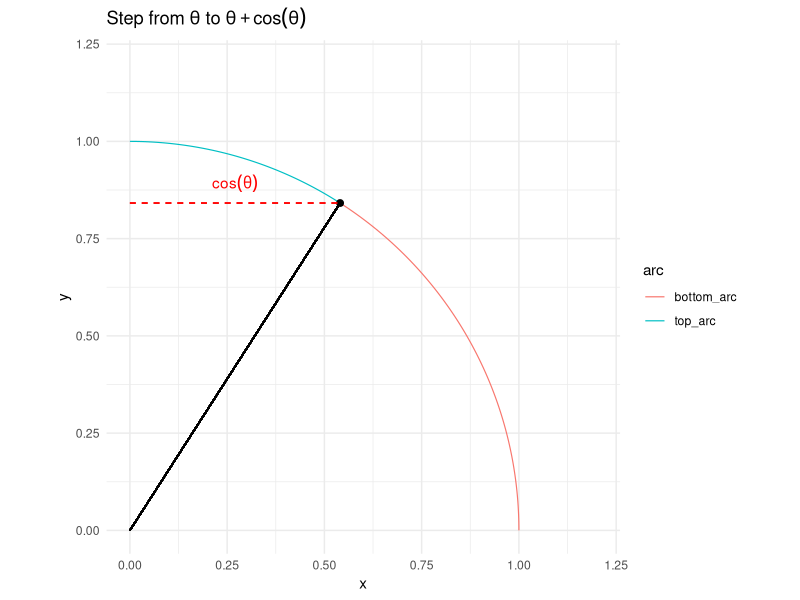
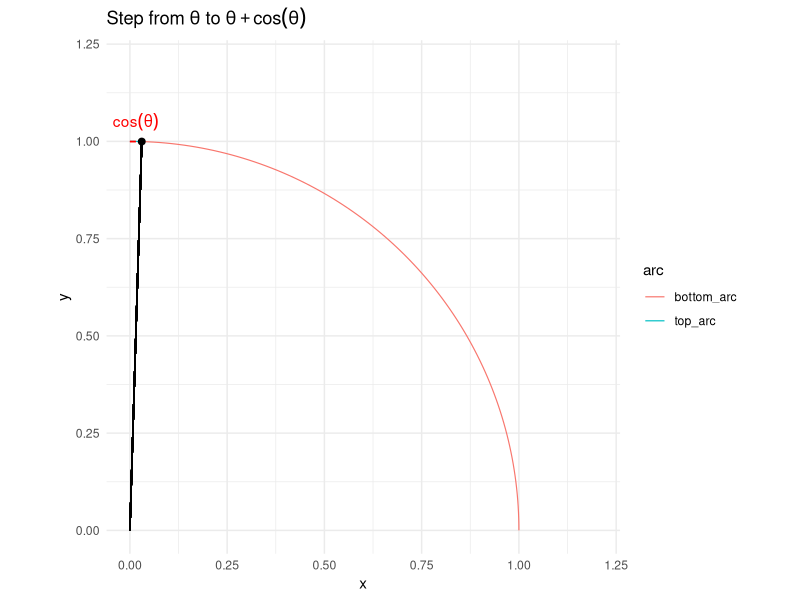
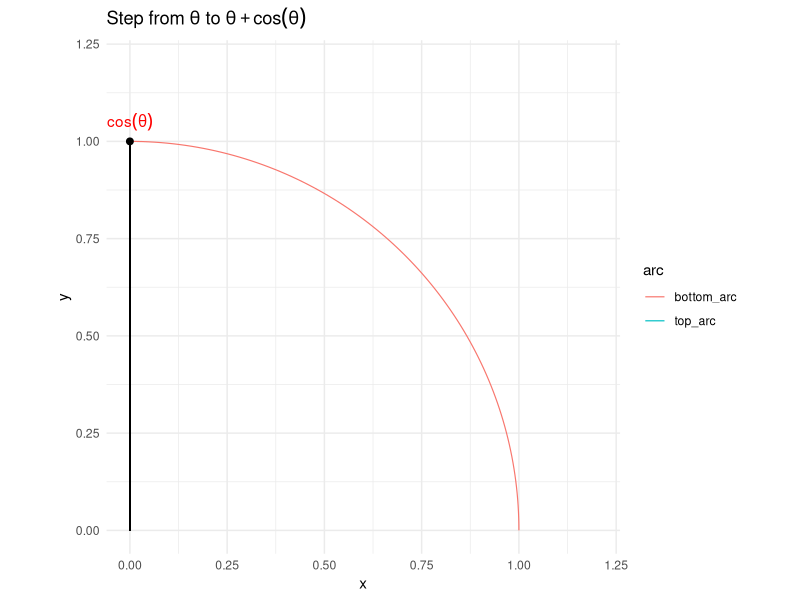
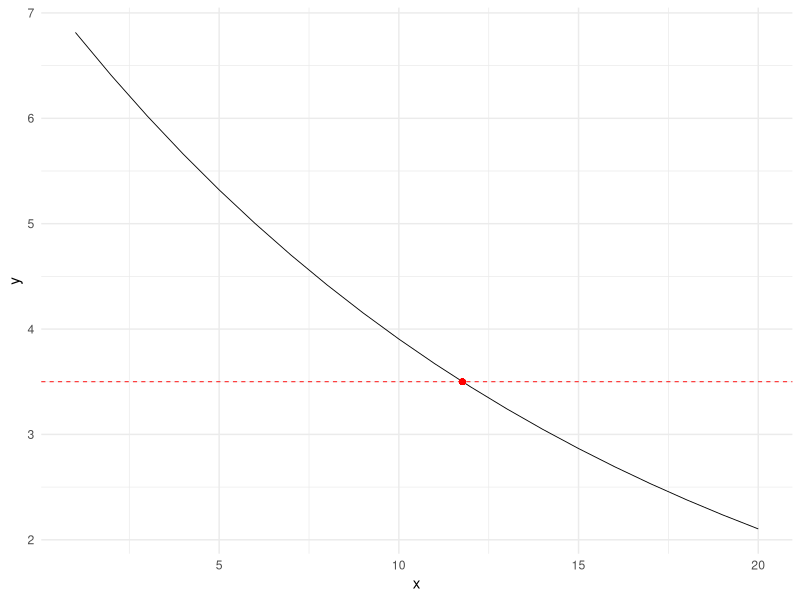
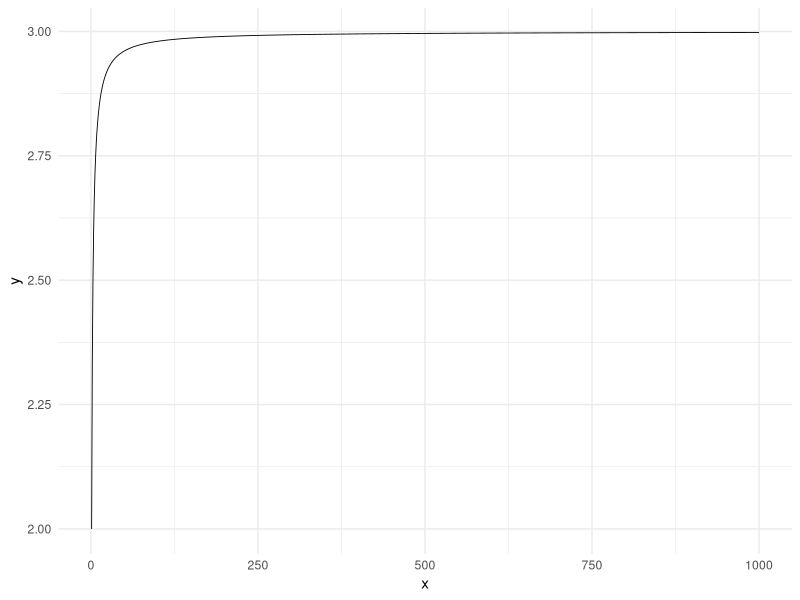
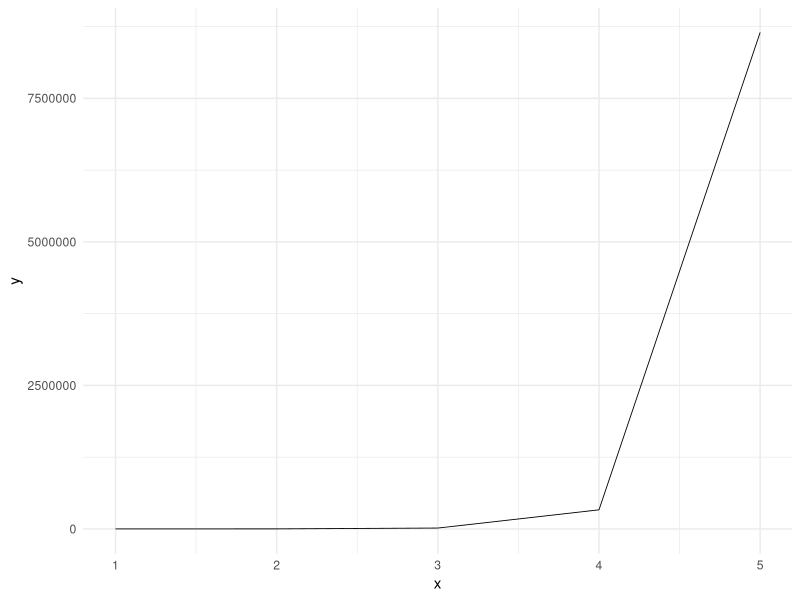
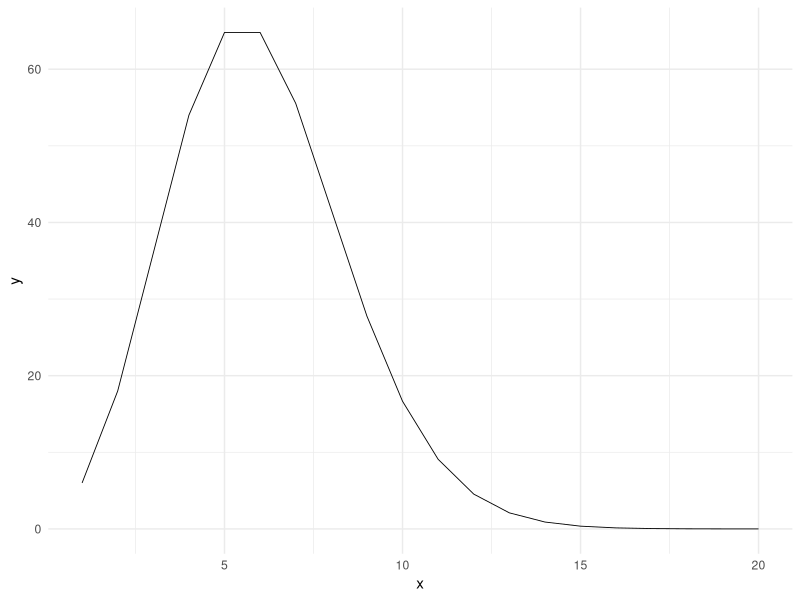
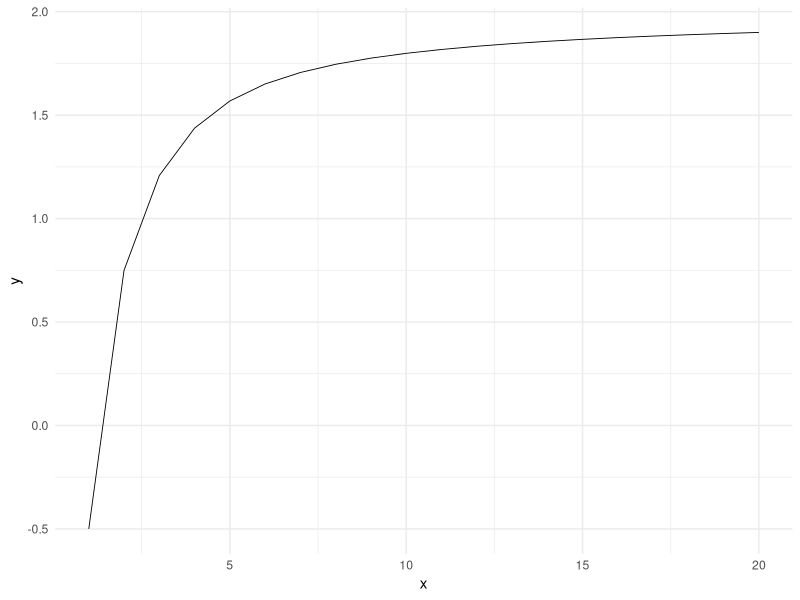

Recreate these plots in R, in order.
## ---- chunk 1
require(tidyverse)
options(repos=c("https://mirrors.nics.utk.edu/cran/"))
if(!require(ggforce)){
    install.packages('ggforce')
    require(ggforce)
}
## ---- chunk 2
p23 = new.env()
p23$f <- function(n) abs(.5^(1/n) - 1)
which((p23$f(1:1000) < 10^-3) == TRUE)[1]-1
## ---- chunk 3
p24 = new.env()
p24$f <- function(n) abs(n^(1/n) - 1)
which((p24$f(1:1000) < 10^-3) == TRUE)[1]-1
## ---- chunk 4
p25 = new.env()
p25$f <- function(n) 0.9^n
which((p25$f(1:1000) < 10^-3) == TRUE)[1]-1
## ---- chunk 5
p26 = new.env()
p26$f <- function(n) 2^n / factorial(n)
which((p26$f(1:1000) < 10^-7) == TRUE)[1]-1
## ---- chunk 6
p27 = new.env()
p27$a = 3
p27$n = 1:10
p27$f <- function(x) x^2 - p27$a
p27$df <- function(x) 2*x
p27$xn <- function(x, i=1, tol=10^-2) {
    ret = x - p27$f(x) / p27$df(x)
    cat("Iteration", i, ":", ret, "\n")
    if(abs(ret - x) < tol){
        return(ret)
    }
    p27$xn(ret, i+1, tol)
}
(p27$result_3 = p27$xn(1))
cat("Result is approximating the square root of 3:", sqrt(3), "\n")
p27$a = 2
(p27$result_2 = p27$xn(1))
cat("Result is approximating the square root of 2:", sqrt(2), "\n")
## ---- chunk 7
p29 = new.env()
p29$graph_step <- function(theta, r=1){
    bottom = seq(0, theta, length.out = 100)
    top = seq(theta, pi/2, length.out = 100)
    ray <- rbind(
        tibble(
            x = r * cos(bottom),
            y = r * sin(bottom),
            arc = "bottom_arc"
        ),
        tibble(
            x = r * cos(top),
            y = r * sin(top),
            arc = "top_arc"
        )
    )

    pt <- tibble(
        x = r * cos(theta),
        y = r * sin(theta)
    )

    cos_seg <- tibble(
        x = c(0, cos(theta)),
        y = c(sin(theta), sin(theta))
    )

    ggplot(ray, aes(x, y, color = arc)) +
    geom_path(linewidth = .4) +
    geom_point(data = pt, color = "black", size = 2) +
    geom_segment(
        data = cos_seg,
        aes(x = x[1], y = y[1], xend = x[2], yend = y[2]),
        inherit.aes = FALSE,
        linetype = "dashed",
        color = "red"
    ) +
    annotate("text", x = cos(theta)/2, y = sin(theta) + 0.05,
        label = "cos(theta)", parse = TRUE, color = "red") +
    geom_segment(
        aes(x = 0, y = 0,
            xend = r * cos(theta), yend = r * sin(theta)),
        color = "black"
    ) +
    coord_equal(xlim = c(0, 1.2), ylim = c(0, 1.2)) +
    theme_minimal() +
    labs(title = bquote("Step from" ~ theta ~ "to" ~ theta + cos(theta)))
}
## ---- chunk 8
p29$f <- function(x, i=1, tol=10^-3) {
    ret = x + cos(x)
    print(p29$graph_step(x))
    if(abs(ret - x) < tol){
        return(ret)
    }
    #print(p29$graph_step(ret))
    p29$f(ret, i+1, tol)
}
p29$f(1)
## ---- chunk 9
p30 <- new.env()
p30$f <- function(n) 7.25*0.94^n
p30$data <- tibble(
    x = 1:20,
    y = p30$f(x)
)
cat(trace.point <- which((p30$data$y <= 3.5) == TRUE)[1], "years\n")
x_vals <- seq(0, 40, by = 0.1)
df <- tibble(x = x_vals, y = p30$f(x_vals))
(x_intercept <- log(3.5/7.25) / log(0.94))

ggplot(p30$data, aes(x, y)) +
  geom_path(linewidth = .3) +
  geom_hline(yintercept = 3.5, color = "red",
      linetype = "dashed", linewidth = .3) +
  geom_point(x = x_intercept, y = 3.5, color = "red") +
  theme_minimal()
## ---- chunk 10
graph_sequence <- function(f, n=1:1000){
    df <- tibble(
        x = n,
        y = f(n)
    )
    ggplot(df, aes(x=x, y=y)) +
        geom_path(linewidth = .3) +
        theme_minimal()
}
## ---- chunk 11
graph_sequence(function(x) (3 * x + 1) / (x + 1))
## ---- chunk 12
graph_sequence(function(x) factorial(2*x+3) / factorial(x + 1), 1:5)
## ---- chunk 13
graph_sequence(function(x) 2^x * 3^x / factorial(x), 1:20)
## ---- chunk 14
graph_sequence(function(x) 2 - 2/x - 1/2^x, 1:20)
## ---- chunk 15
graph_sequence(function(x) 1 - 1/x)
## ---- chunk 16
graph_sequence(function(x) x - 1/x)
## ---- chunk 17
graph_sequence(function(x) (2^x - 1) / (2^x), 1:20)
## ---- chunk 18
graph_sequence(function(x) (2^x - 1) / (3^x), 1:20)
## ---- chunk 19
graph_sequence(function(x) ((-1)^x + 1)*((x+1)/x), 1:20)
## ---- chunk 20
p40 <- new.env()
p40$f <- function(x=c(cos(1)), i=2, end=20){
    ret = max(x, cos(i))
    if(i == end){
        return(c(x, ret))
    }
    p40$f(c(x, ret), i+1, end)
}
p40$df <- tibble(x = 1:100, y = p40$f(end=100))
ggplot(p40$df, aes(x=x, y=y)) +
    geom_path(linewidth = .3) +
    theme_minimal()
## ---- chunk 21
graph_sequence(function(x) (x + 1) / x, 1:20)
## ---- chunk 22
graph_sequence(function(x) (1 + sqrt(2 * x)) / sqrt(x), 1:20)
## ---- chunk 23
graph_sequence(function(x) (1 - 4^x) / 2^x, 1:20)
## ---- chunk 24
graph_sequence(function(x) (4^(x+1) + 3^x) / 4^x, 1:20)
## ---- chunk 25
p46 <- new.env()
p46$f <- function(x=1, i=1, end=20){
    ret = 2 * x - 3
    if(i == end){
        return(c(x, ret))
    }
    p46$f(c(x, ret), i+1, end)
}
p46$df <- tibble(x = 1:100, y = p40$f(end=100))
ggplot(p46$df, aes(x=x, y=y)) +
    geom_path(linewidth = .3) +
    theme_minimal()
## ---- chunk 26
graph_sequence(function(x) x / (x + 1))
